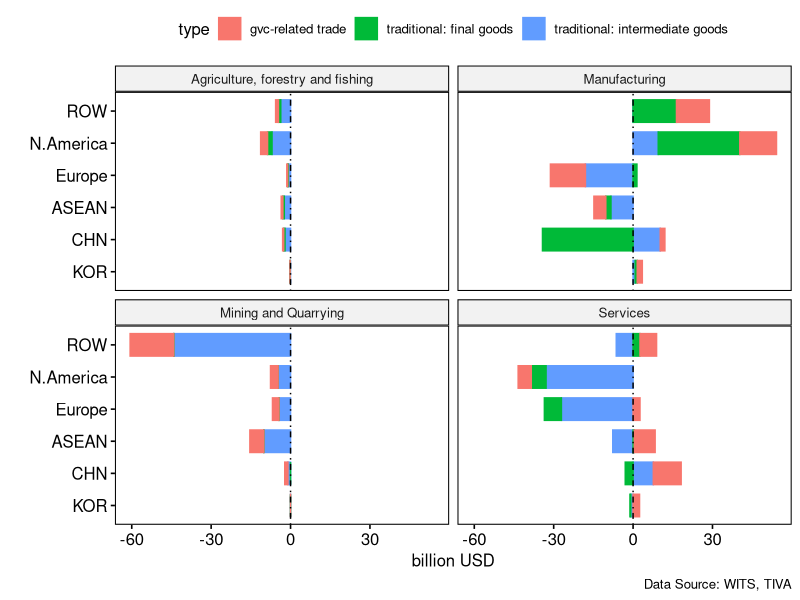
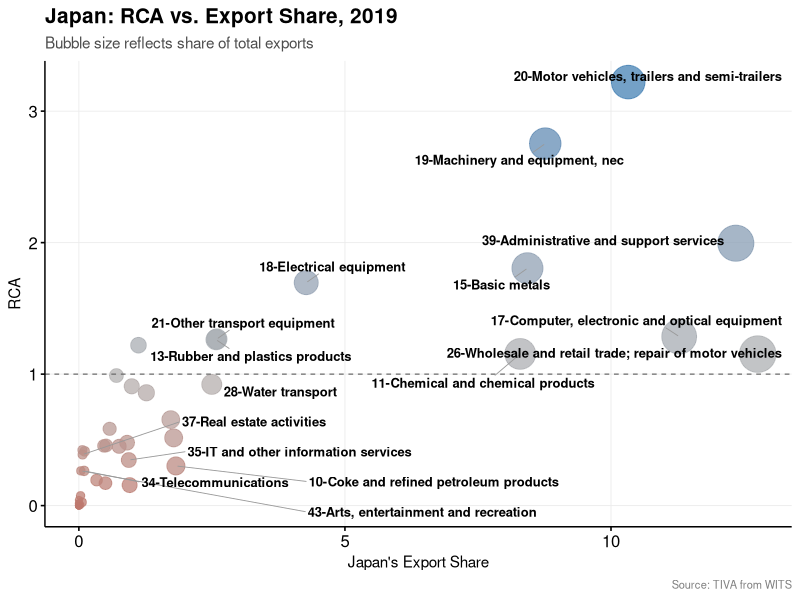
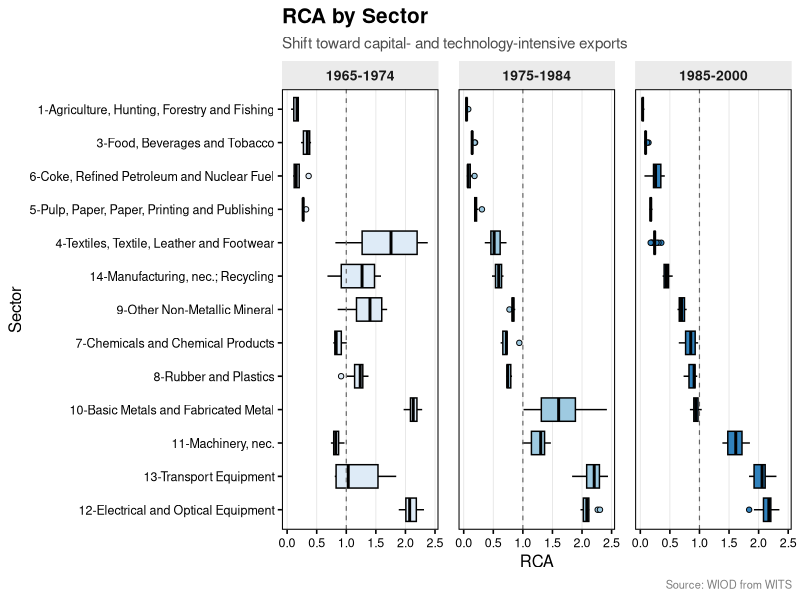
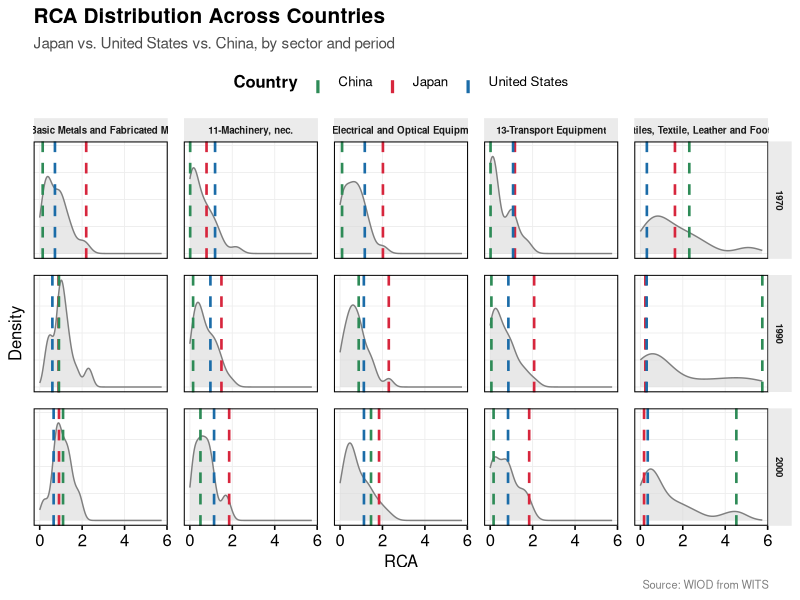

Here is the R script that generated these plots, in order:
## ---- chunk 1
library(data.table)
library(ggpubr)
library(ggplot2)
dt_gvc_reg = fread("../data/03 gvc/gvc_jpn_bilateral.csv")
dt_gvc_reg[grepl("gvc",type),type:="gvc-related trade"]
dt_all = dt_gvc_reg[,.(value2=sum(value2)),by=.(type,region,sect_group)]
ggbarplot(dt_all,
          caption = "Data Source: WITS, TIVA",
          x="region",
          xlab="",
          ylab = "billion USD",
          y="value2",
          fill="type",
          color = "type",
          facet.by = c("sect_group"),
          #title="Japan trade",
          rotate =T) +
  geom_hline(yintercept = 0,color = "black", linetype = "dotdash")
## ---- chunk 2
library(data.table)
library(ggpubr)
library(ggrepel)

dtcaw_tiva = fread("../data/02 ca/rca_jpn_tiva.csv")
dtcaw_tiva[export_share>2|traditional<0.4,label_sect:=sect_name]

ggscatter(
  dtcaw_tiva,
  x = "export_share",
  y = "traditional",
  size = "export_share",
  color = "traditional",
  xlab = "Japan's Export Share",
  ylab = "RCA",
  title = "Japan: RCA vs. Export Share, 2019",
  subtitle = "Bubble size reflects share of total exports",
  caption = "Source: TIVA from WITS",
  alpha = 0.75
) +
  scale_size_continuous(range = c(2, 12)) +
  scale_color_gradient2(
    midpoint = 1, low = "firebrick", mid = "grey70", high = "steelblue"
  ) +
  geom_hline(yintercept = 1, linetype = "dashed", color = "grey40", linewidth = 0.4) +
  geom_text_repel(
    aes(label = label_sect),
    size = 3.3,
    fontface = "bold",
    max.overlaps = 20,
    box.padding = 0.5,
    segment.color = "grey60",
    segment.size = 0.3
  ) +
  theme(
    legend.position = "none",
    plot.title = element_text(face = "bold", size = 15),
    plot.subtitle = element_text(color = "grey30", size = 11),
    plot.caption = element_text(color = "grey50", size = 8),
    panel.grid.major = element_line(color = "grey92", linewidth = 0.3),
    axis.title = element_text(size = 11)
  )

## ---- chunk 3
library(data.table)
library(ggpubr)
library(ggrepel)

dtcaw_jpn = fread("../data/02 ca/rca_jpn.csv")

order_levels = unique(dtcaw_jpn[order(-traditional_med),sect_name])
dtcaw_jpn[,sect_name:=factor(sect_name,levels = order_levels)]

ggboxplot(
  dtcaw_jpn,
  x = "sect_name",
  xlab = "Sector",
  y = "traditional",
  ylab = "RCA",
  rotate = TRUE,
  facet.by = "period",
  nrow = 1,
  title = "RCA by Sector",
  subtitle = "Shift toward capital- and technology-intensive exports",
  caption = "Source: WIOD from WITS",
  fill = "period",
  palette = "Blues",
  outlier.shape = 21,
  outlier.size = 1.5
) +
  geom_hline(yintercept = 1, linetype = "dashed", color = "grey40", linewidth = 0.4) +
  theme(
    strip.text = element_text(size = 10, face = "bold"),
    strip.background = element_rect(fill = "grey92", color = NA),
    legend.position = "none",
    plot.title = element_text(face = "bold", size = 15),
    plot.subtitle = element_text(color = "grey30", size = 11),
    plot.caption = element_text(color = "grey50", size = 8),
    axis.text.y = element_text(size = 9),
    axis.text.x = element_text(size = 9),
    panel.grid.major.x = element_line(color = "grey90", linewidth = 0.3),
    panel.spacing = unit(1, "lines")
  )

## ---- chunk 4
dtcaw_reg = fread("../data/02 ca/rca_reg.csv")

jpn_vals <- dtcaw_reg[region == "JPN",
                        .(traditional_jpn = traditional), 
                        by = .(sect_name, t)]
usa_vals <- dtcaw_reg[region == "USA",
                        .(traditional_usa = traditional), 
                        by = .(sect_name, t)]
chn_vals <- dtcaw_reg[region == "CHN",
                     .(traditional_chn= traditional), 
                     by = .(sect_name, t)]

ggdensity(
  dtcaw_reg,
  x = "traditional",
  facet.by = c("t", "sect_name"),
  ncol = 3,
  fill = "grey85",
  color = "grey50",
  alpha = 0.6
) +
  geom_vline(
    data = jpn_vals,
    aes(xintercept = traditional_jpn, color = "Japan"),
    linetype = "dashed", linewidth = 0.9
  ) +
  geom_vline(
    data = usa_vals,
    aes(xintercept = traditional_usa, color = "United States"),
    linetype = "dashed", linewidth = 0.9
  ) +
  geom_vline(
    data = chn_vals,
    aes(xintercept = traditional_chn, color = "China"),
    linetype = "dashed", linewidth = 0.9
  ) +
  scale_color_manual(
    name = "Country",
    values = c("Japan" = "#D7263D", "United States" = "#1B6CA8", "China" = "#2E8B57")
  ) +
  guides(color = guide_legend(override.aes = list(linetype = "dashed", linewidth = 1.1))) +
  xlab("RCA") +
  ylab("Density") +
  labs(
    title = "RCA Distribution Across Countries",
    subtitle = "Japan vs. United States vs. China, by sector and period",
    caption = "Source: WIOD from WITS"
  ) +
  theme(
    strip.text = element_text(size = 7, face = "bold"),
    strip.background = element_rect(fill = "grey92", color = NA),
    legend.position = "top",
    legend.title = element_text(face = "bold"),
    plot.title = element_text(face = "bold", size = 15),
    plot.subtitle = element_text(color = "grey30", size = 11),
    plot.caption = element_text(color = "grey50", size = 8),
    panel.grid.major = element_line(color = "grey93", linewidth = 0.3),
    panel.spacing = unit(0.8, "lines"),
    axis.text.y = element_blank(),
    axis.ticks.y = element_blank()
  )
